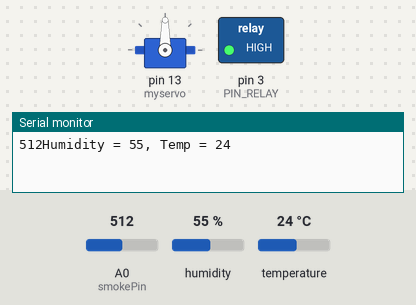
A sketch run on a simulated Arduino Uno, built with avr-gcc and run on an emulated ATmega328P. Shown: servo, switched loads named in the sketch (green lamp = pin HIGH), the last lines printed to the serial monitor. The test bench sets the inputs (shaded band); at power-on: temperature 24 °C, A0 (smokePin) = 512, humidity 55 %.

Above: at 0.1 s.
At 4.5 s:
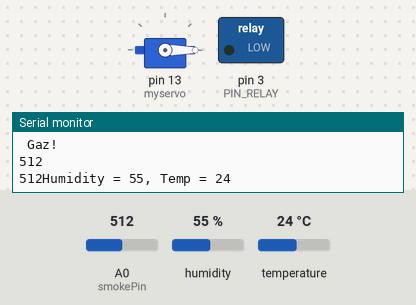
4.6 s: temperature set to 28 °C
9.4 s: temperature set to 31 °C
At 12.1 s:
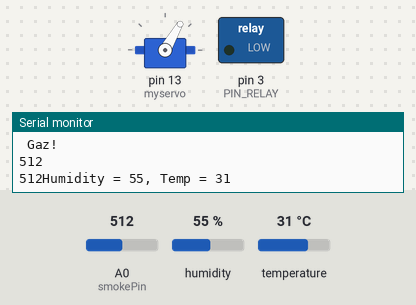
Timing chart, 0 to 13.6 s (numbered marks = the images above; inputs shaded):
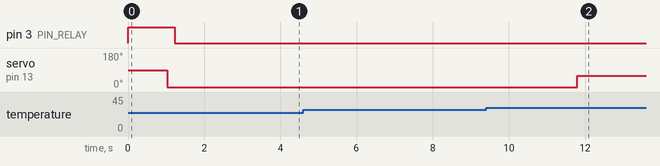

The sketch:

main.ino
```cpp
//Тестировалось на Arduino IDE 1.0.5
#include <dht11.h>      // Добавляем библиотеку DHT11
#include <Servo.h>
Servo myservo;
dht11 DHT;               // Объявление переменной класса dht11

#define smokePin A0
#define PIN_RELAY 3 // Определяем пин, используемый для подключения реле
#define DHT11_PIN 12     // Датчик DHT11 подключен к цифровому пину номер 12


boolean floog = 0;
boolean pos;
int sensorThres = 200;


void setup(){

  Serial.begin(9600);   // Скорость работы порта
  //Serial.println("DHT TEST PROGRAM "); // Выводим текст
 // Serial.print("LIBRARY VERSION: ");   // Выводим текст
 // Serial.println(DHT11LIB_VERSION);
 //Serial.println();                    // Пустая строка
  myservo.attach(13);
  pinMode(PIN_RELAY, OUTPUT); // Объявляем пин реле как выход
  digitalWrite(PIN_RELAY, HIGH); // Выключаем реле - посылаем высокий сигнал
}


void loop(){
  int analogSensor = analogRead(smokePin);
  int chk;


  Serial.print (analogSensor);
  // Мониторинг ошибок
  chk = DHT.read(DHT11_PIN);    // Чтение данных
  switch (chk){
  case DHTLIB_OK:
    break;
  case DHTLIB_ERROR_CHECKSUM:
    Serial.println("Checksum error, \t");
    break;
  case DHTLIB_ERROR_TIMEOUT:
    Serial.println("Time out error, \t");
    break;
  default:
    Serial.println("Unknown error, \t");
    break;
  }


  // Выводим показания влажности и температуры
  Serial.print("Humidity = ");
  Serial.print(DHT.humidity, 1);
  Serial.print(", Temp = ");
  Serial.println(DHT.temperature,1);
  delay(1000);


  //если температура > 29
  if (DHT.temperature > 29 && floog == 1)
  {

   myservo.write(60);
   floog = 0;
   digitalWrite(PIN_RELAY, LOW); // Включаем реле - посылаем низкий уровень сигнала
   delay(10000);


  }


  //если температура < 28
  if (DHT.temperature <= 28 && floog == 0)
  {
    digitalWrite(PIN_RELAY, HIGH); // Отключаем реле - посылаем высокий уровень сигнала
    myservo.write(0);
    floog = 1;
    delay(200);
  }


  //газаанализатор
  if (analogSensor > sensorThres) {  // если значение больше допустимого...
    Serial.println(" Gaz!");
    Serial.println(analogSensor); // выводим в порт надпись, что газ есть
    digitalWrite(PIN_RELAY, LOW); // Включаем реле - посылаем низкий уровень сигнала
    delay(2000);
  }

  else {                             // иначе...
   Serial.println(" normal");
   Serial.println(analogSensor); // выводим в порт надпись, что газа нет
   digitalWrite(PIN_RELAY, HIGH); // Отключаем реле - посылаем высокий уровень сигнала
  }
  delay(500);  // задержка в 500 миллисекунд.

}
```

Measured:
- the behaviour switches between 29 and 30 °C on temperature (found by bisection; images 1 and 2)
- after the input at 9.4 s, servo on pin 13 (myservo): 0° → 60° after 2.4 s
